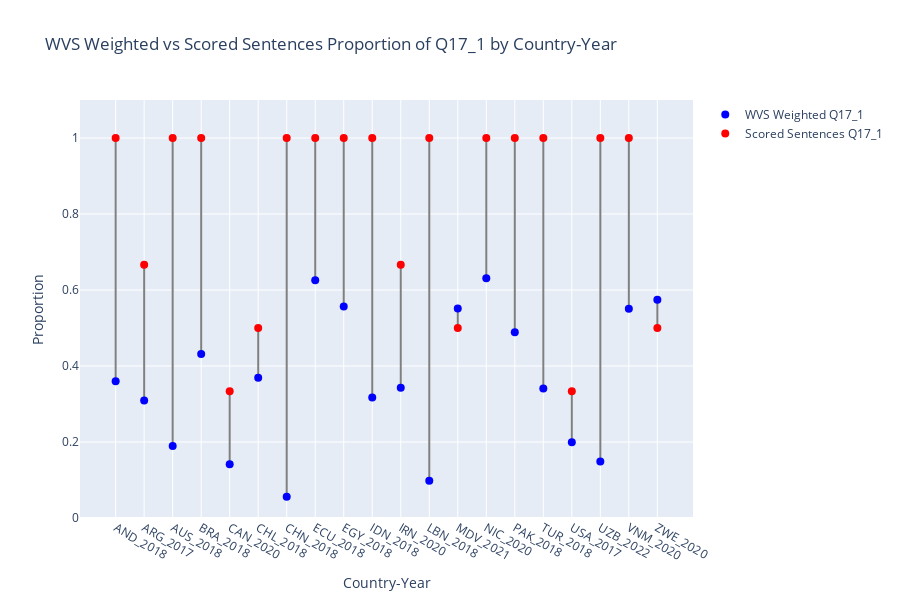

Here is the notebook cell this chart was saved with:
### Code cell
## (Visualization -III) ##

# This script compares proportions of a specific Q17 survey response between scored sentences and WVS data at the country-year level.
# It aggregates sentence counts and computes proportions per country-year in the scored predictions.
# It filters the WVS data to matching country-year pairs and computes weighted response proportions using survey weights.
# The code then merges both datasets and visualizes their proportions with connecting lines to compare distributions.
# The plot uses country-year labels on the x-axis and proportion values on the y-axis, with vertical lines visually highlighting differences between WVS survey and scored sentence proportions.
# Finally, it calculates and prints the Pearson correlation between the weighted WVS proportions and scored sentence proportions.

%run visualize_prop_diffs.py

### Figure 1 — Plotly figure (JSON) as saved in the notebook; plotly's stock layout.template omitted (floating-point values rounded to 4 significant figures)
{"data": [{"hoverinfo": "skip", "line": {"color": "gray"}, "mode": "lines", "showlegend": false, "type": "scatter", "x": ["AND_2018", "AND_2018"], "y": [0.3596, 1]}, {"hoverinfo": "skip", "line": {"color": "gray"}, "mode": "lines", "showlegend": false, "type": "scatter", "x": ["ARG_2017", "ARG_2017"], "y": [0.3091, 0.6667]}, {"hoverinfo": "skip", "line": {"color": "gray"}, "mode": "lines", "showlegend": false, "type": "scatter", "x": ["AUS_2018", "AUS_2018"], "y": [0.1897, 1]}, {"hoverinfo": "skip", "line": {"color": "gray"}, "mode": "lines", "showlegend": false, "type": "scatter", "x": ["BRA_2018", "BRA_2018"], "y": [0.4319, 1]}, {"hoverinfo": "skip", "line": {"color": "gray"}, "mode": "lines", "showlegend": false, "type": "scatter", "x": ["CAN_2020", "CAN_2020"], "y": [0.1416, 0.3333]}, {"hoverinfo": "skip", "line": {"color": "gray"}, "mode": "lines", "showlegend": false, "type": "scatter", "x": ["CHL_2018", "CHL_2018"], "y": [0.369, 0.5]}, {"hoverinfo": "skip", "line": {"color": "gray"}, "mode": "lines", "showlegend": false, "type": "scatter", "x": ["CHN_2018", "CHN_2018"], "y": [0.05567, 1]}, {"hoverinfo": "skip", "line": {"color": "gray"}, "mode": "lines", "showlegend": false, "type": "scatter", "x": ["ECU_2018", "ECU_2018"], "y": [0.6258, 1]}, {"hoverinfo": "skip", "line": {"color": "gray"}, "mode": "lines", "showlegend": false, "type": "scatter", "x": ["EGY_2018", "EGY_2018"], "y": [0.5567, 1]}, {"hoverinfo": "skip", "line": {"color": "gray"}, "mode": "lines", "showlegend": false, "type": "scatter", "x": ["IDN_2018", "IDN_2018"], "y": [0.3169, 1]}, {"hoverinfo": "skip", "line": {"color": "gray"}, "mode": "lines", "showlegend": false, "type": "scatter", "x": ["IRN_2020", "IRN_2020"], "y": [0.3429, 0.6667]}, {"hoverinfo": "skip", "line": {"color": "gray"}, "mode": "lines", "showlegend": false, "type": "scatter", "x": ["LBN_2018", "LBN_2018"], "y": [0.09833, 1]}, {"hoverinfo": "skip", "line": {"color": "gray"}, "mode": "lines", "showlegend": false, "type": "scatter", "x": ["MDV_2021", "MDV_2021"], "y": [0.5515, 0.5]}, {"hoverinfo": "skip", "line": {"color": "gray"}, "mode": "lines", "showlegend": false, "type": "scatter", "x": ["NIC_2020", "NIC_2020"], "y": [0.6308, 1]}, {"hoverinfo": "skip", "line": {"color": "gray"}, "mode": "lines", "showlegend": false, "type": "scatter", "x": ["PAK_2018", "PAK_2018"], "y": [0.4887, 1]}, {"hoverinfo": "skip", "line": {"color": "gray"}, "mode": "lines", "showlegend": false, "type": "scatter", "x": ["TUR_2018", "TUR_2018"], "y": [0.3408, 1]}, {"hoverinfo": "skip", "line": {"color": "gray"}, "mode": "lines", "showlegend": false, "type": "scatter", "x": ["USA_2017", "USA_2017"], "y": [0.1995, 0.3333]}, {"hoverinfo": "skip", "line": {"color": "gray"}, "mode": "lines", "showlegend": false, "type": "scatter", "x": ["UZB_2022", "UZB_2022"], "y": [0.1488, 1]}, {"hoverinfo": "skip", "line": {"color": "gray"}, "mode": "lines", "showlegend": false, "type": "scatter", "x": ["VNM_2020", "VNM_2020"], "y": [0.5508, 1]}, {"hoverinfo": "skip", "line": {"color": "gray"}, "mode": "lines", "showlegend": false, "type": "scatter", "x": ["ZWE_2020", "ZWE_2020"], "y": [0.5745, 0.5]}, {"hovertemplate": "%{x}<br>WVS Weighted Proportion: %{y:.2f}<extra></extra>", "marker": {"color": "blue", "size": 8}, "mode": "markers", "name": "WVS Weighted Q17_1", "type": "scatter", "x": ["AND_2018", "ARG_2017", "AUS_2018", "BRA_2018", "CAN_2020", "CHL_2018", "CHN_2018", "ECU_2018", "EGY_2018", "IDN_2018", "IRN_2020", "LBN_2018", "MDV_2021", "NIC_2020", "PAK_2018", "TUR_2018", "USA_2017", "UZB_2022", "VNM_2020", "ZWE_2020"], "y": [0.3596, 0.3091, 0.1897, 0.4319, 0.1416, 0.369, 0.05567, 0.6258, 0.5567, 0.3169, 0.3429, 0.09833, 0.5515, 0.6308, 0.4887, 0.3408, 0.1995, 0.1488, 0.5508, 0.5745]}, {"hovertemplate": "%{x}<br>Sentence Proportion: %{y:.2f}<extra></extra>", "marker": {"color": "red", "size": 8}, "mode": "markers", "name": "Scored Sentences Q17_1", "type": "scatter", "x": ["AND_2018", "ARG_2017", "AUS_2018", "BRA_2018", "CAN_2020", "CHL_2018", "CHN_2018", "ECU_2018", "EGY_2018", "IDN_2018", "IRN_2020", "LBN_2018", "MDV_2021", "NIC_2020", "PAK_2018", "TUR_2018", "USA_2017", "UZB_2022", "VNM_2020", "ZWE_2020"], "y": [1.0, 0.6667, 1.0, 1.0, 0.3333, 0.5, 1.0, 1.0, 1.0, 1.0, 0.6667, 1.0, 0.5, 1.0, 1.0, 1.0, 0.3333, 1.0, 1.0, 0.5]}], "layout": {"height": 600, "hovermode": "x unified", "title": {"text": "WVS Weighted vs Scored Sentences Proportion of Q17_1 by Country-Year"}, "xaxis": {"title": {"text": "Country-Year"}}, "yaxis": {"range": [0, 1.1], "title": {"text": "Proportion"}}}}
